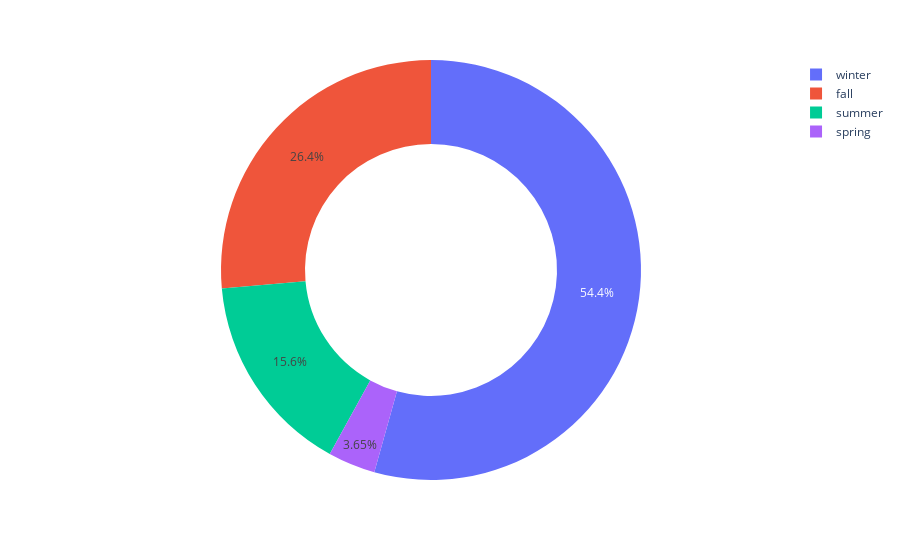

Write notebook code for a chart like this one.
### Code cell
#Relationship between season and athlete performance
df['seasons']=df['Event dates'].dt.month.apply(lambda x: 'winter' if x > 11 else 'fall' if x > 8 else 'summer' if x > 3 else 'spring' if x > 2 else 'winter')
season_count=df.seasons.value_counts()
px.pie(names=season_count.index,values=season_count.values,hole=.6)

### Figure 1 — Plotly figure (JSON) as saved in the notebook; plotly's stock layout.template omitted (floating-point values rounded to 4 significant figures)
{"data": [{"domain": {"x": [0, 1], "y": [0, 1]}, "hole": 0.6, "hovertemplate": "label=%{label}<br>value=%{value}<extra></extra>", "labels": ["winter", "fall", "summer", "spring"], "legendgroup": "", "name": "", "showlegend": true, "type": "pie", "values": [3453, 1678, 990, 232]}], "layout": {"legend": {"tracegroupgap": 0}, "margin": {"t": 60}}}
